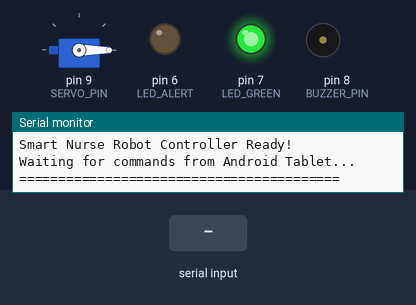
A sketch run on a simulated Arduino Uno, built with avr-gcc and run on an emulated ATmega328P. Shown: servo, output pins drawn as LEDs (lit = HIGH), buzzer (waves = sounding), the last lines printed to the serial monitor. The test bench sets the inputs (shaded band).

Above: at 1.5 s.
1.6 s: "A" received over Serial
At 3.6 s:
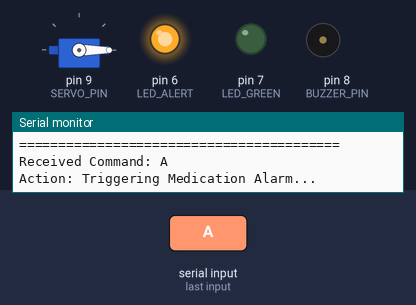
4.6 s: "O" received over the second serial link
At 5.4 s:
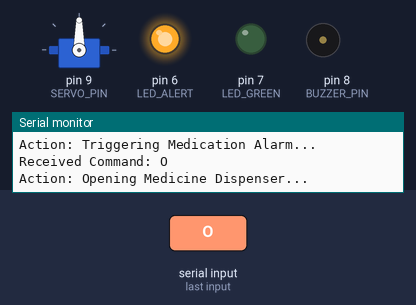
6.2 s: "a" received over Serial
At 6.3 s:
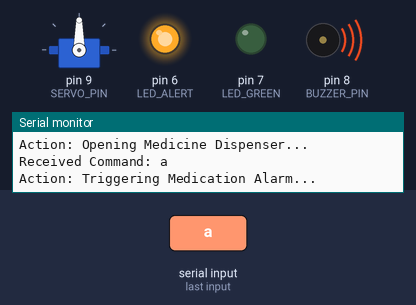
9.2 s: "o" received over the second serial link
At 10.1 s:
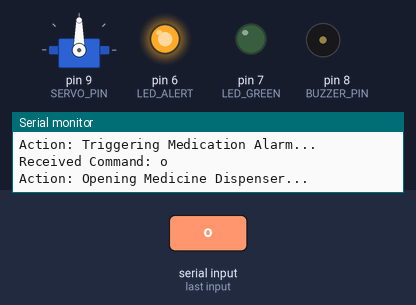
10.7 s: "C" received over Serial
At 10.78 s:
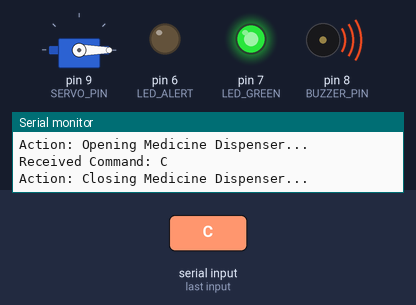
12.2 s: "O" received over Serial
At 13.6 s:
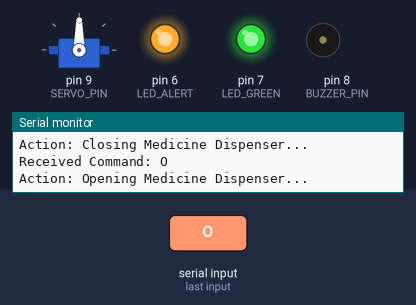
Timing chart, 0 to 14.8 s (numbered marks = the images above; inputs shaded):
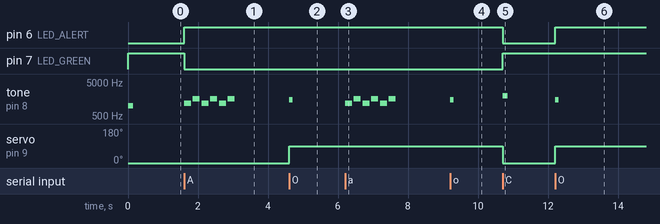

Measured:
- after the input at 1.6 s, pin 6 (LED_ALERT): LOW → HIGH at once; pin 7 (LED_GREEN): HIGH → LOW at once; tone on pin 8 (BUZZER_PIN): silent → 1200 Hz at once, then repeats every 0.50 s: silent 0.05 s, 1600 Hz 0.20 s, silent 0.05 s, 1200 Hz 0.20 s, until it stays silent from 3.1 s
- after the input at 4.6 s, tone on pin 8 (BUZZER_PIN): silent → 1500 Hz at once, → silent 0.10 s later; servo on pin 9 (SERVO_PIN): 0° → 90° at once
- after the input at 6.2 s, tone on pin 8 (BUZZER_PIN): silent → 1200 Hz at once, then repeats every 0.50 s: silent 0.05 s, 1600 Hz 0.20 s, silent 0.05 s, 1200 Hz 0.20 s, until it stays silent from 7.7 s
- after the input at 9.2 s, tone on pin 8 (BUZZER_PIN): silent → 1500 Hz at once, → silent 0.10 s later
- after the input at 10.7 s, pin 6 (LED_ALERT): HIGH → LOW at once; pin 7 (LED_GREEN): LOW → HIGH at once; tone on pin 8 (BUZZER_PIN): silent → 2000 Hz at once, → silent 0.15 s later; servo on pin 9 (SERVO_PIN): 90° → 0° at once
- after the input at 12.2 s, pin 6 (LED_ALERT): LOW → HIGH at once; tone on pin 8 (BUZZER_PIN): silent → 1500 Hz at once, → silent 0.10 s later; servo on pin 9 (SERVO_PIN): 0° → 90° at once

The sketch:

nurse_robot_controller.ino
```cpp
/*
 ==============================================================================
   مشروع روبوت التمريض الذكي | Smart Nurse Robot Controller
   التحكم في بوردة الأردوينو عبر تابلت الأندرويد (Bluetooth HC-05 / USB Serial)
 ==============================================================================
   توصيلات الهاردوير (Pinout Wiring):
   1. موديول البلوتوث HC-05:
      - VCC -> 5V في الأردوينو
      - GND -> GND
      - TXD -> Pin 10 في الأردوينو (SoftwareSerial RX)
      - RXD -> Pin 11 في الأردوينو (SoftwareSerial TX عبر مقسم جهد بسيط)

   2. محرك السيرفو لفتح درج الدواء (Medicine Dispenser Servo):
      - سلك الإشارة البرتقالي/الأصفر -> Pin 9
      - الأحمر -> 5V
      - البني/الأسود -> GND

   3. جرس الإنذار (Buzzer) للتنبيه بميعاد الدواء:
      - القطب الموجب (+) -> Pin 8
      - القطب السالب (-) -> GND

   4. ليدات الحالة (Status LEDs):
      - ليد أخضر (تم أخذ الدواء / جاهز) -> Pin 7
      - ليد أحمر/أصفر (تنبيه ميعاد الدواء) -> Pin 6
 ==============================================================================
*/

#include <SoftwareSerial.h>
#include <Servo.h>

// إعداد بنز البلوتوث (RX, TX)
SoftwareSerial bluetooth(10, 11);

// إعداد السيرفو لدرج الدواء
Servo dispenserServo;

// تعريف البنز
const int SERVO_PIN  = 9;
const int BUZZER_PIN = 8;
const int LED_GREEN  = 7;
const int LED_ALERT  = 6;

// زوايا فتح وإغلاق درج الدواء
const int SERVO_CLOSED = 0;   // الدرج مغلق
const int SERVO_OPENED = 90;  // الدرج مفتوح للمريض

void setup() {
  // تهيئة الاتصال التسلسلي مع الكمبيوتر ومع البلوتوث
  Serial.begin(9600);
  bluetooth.begin(9600);

  // تهيئة البنز كمخرجات
  pinMode(BUZZER_PIN, OUTPUT);
  pinMode(LED_GREEN, OUTPUT);
  pinMode(LED_ALERT, OUTPUT);

  // توصيل السيرفو وضبطه على الوضع المغلق
  dispenserServo.attach(SERVO_PIN);
  dispenserServo.write(SERVO_CLOSED);

  // إشارة بدء التشغيل (صوت قصير وليد أخضر)
  digitalWrite(LED_GREEN, HIGH);
  tone(BUZZER_PIN, 1000, 150);
  delay(200);

  Serial.println("=========================================");
  Serial.println("Smart Nurse Robot Controller Ready!");
  Serial.println("Waiting for commands from Android Tablet...");
  Serial.println("=========================================");
}

void loop() {
  // استقبال الأوامر إما من البلوتوث أو عبر كابل الـ USB (Serial Monitor)
  char command = 0;

  if (bluetooth.available()) {
    command = bluetooth.read();
  } else if (Serial.available()) {
    command = Serial.read();
  }

  if (command != 0) {
    executeCommand(command);
  }
}

// تنفيذ الأوامر القادمة من تطبيق التابلت
void executeCommand(char cmd) {
  Serial.print("Received Command: ");
  Serial.println(cmd);

  switch (cmd) {
    // ----------------------------------------------------
    // أمر 'A': تشغيل إنذار التنبيه بميعاد الدواء (Alarm / Buzzer)
    // ----------------------------------------------------
    case 'A':
    case 'a':
      Serial.println("Action: Triggering Medication Alarm...");
      digitalWrite(LED_ALERT, HIGH);
      digitalWrite(LED_GREEN, LOW);
      playMedicationAlarm();
      bluetooth.println("ACK:ALARM_PLAYED");
      break;

    // ----------------------------------------------------
    // أمر 'O': فتح درج / صندوق الدواء (Open Dispenser)
    // ----------------------------------------------------
    case 'O':
    case 'o':
      Serial.println("Action: Opening Medicine Dispenser...");
      dispenserServo.write(SERVO_OPENED);
      digitalWrite(LED_ALERT, HIGH);
      // نغمة قصيرة لتأكيد الفتح
      tone(BUZZER_PIN, 1500, 100);
      bluetooth.println("ACK:DISPENSER_OPENED");
      break;

    // ----------------------------------------------------
    // أمر 'C': إغلاق درج الدواء بعد تناول المريض له (Close Dispenser)
    // ----------------------------------------------------
    case 'C':
    case 'c':
      Serial.println("Action: Closing Medicine Dispenser...");
      dispenserServo.write(SERVO_CLOSED);
      digitalWrite(LED_ALERT, LOW);
      digitalWrite(LED_GREEN, HIGH);
      // نغمة تأكيد النجاح
      tone(BUZZER_PIN, 2000, 150);
      bluetooth.println("ACK:DISPENSER_CLOSED");
      break;

    // ----------------------------------------------------
    // أمر اختبار أو فحص الاتصال
    // ----------------------------------------------------
    case 'T':
    case 't':
      Serial.println("Action: Ping / Test Connection");
      tone(BUZZER_PIN, 800, 80);
      bluetooth.println("ACK:PONG_OK");
      break;

    default:
      Serial.print("Unknown Command: ");
      Serial.println(cmd);
      break;
  }
}

// نغمة جرس إنذار ميعاد الدواء
void playMedicationAlarm() {
  for (int i = 0; i < 3; i++) {
    tone(BUZZER_PIN, 1200, 200);
    delay(250);
    tone(BUZZER_PIN, 1600, 200);
    delay(250);
  }
}
```
